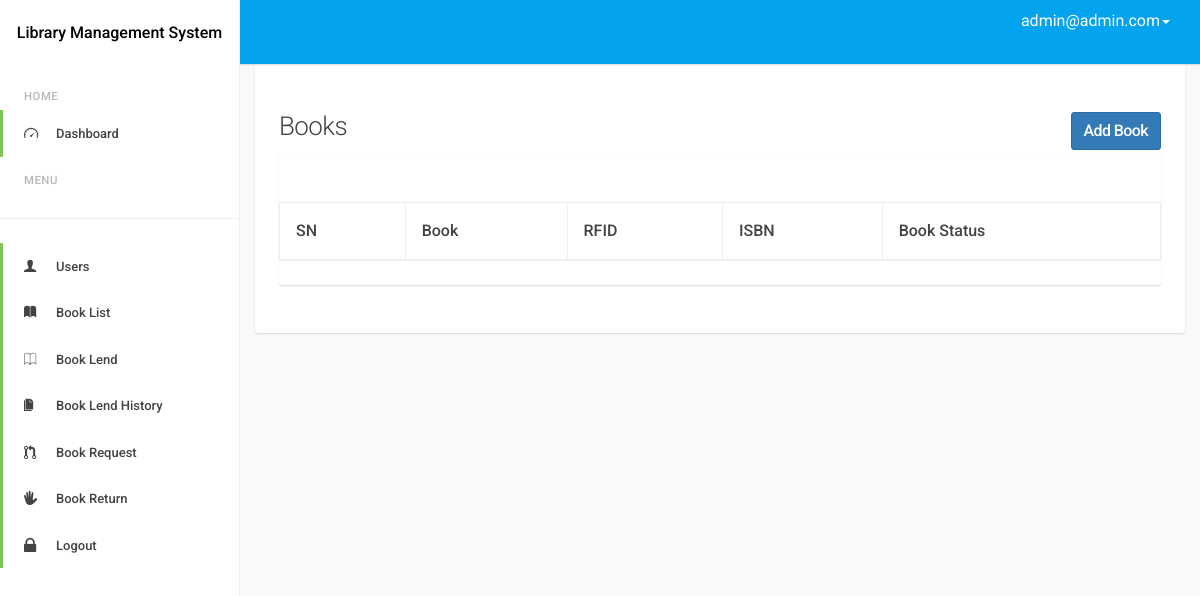
The app's page /admindash/book/copies/view/6 (signed in), older data.
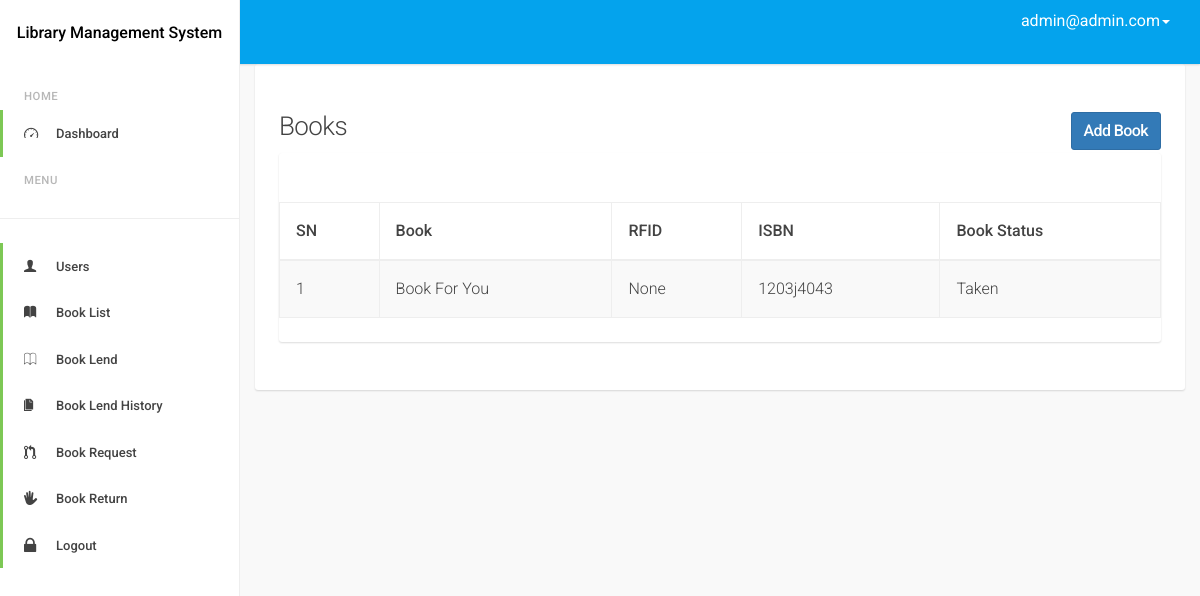
The same page, newer data.
### books/models.py (models this page shows, shortened)
class BookCopies(models.Model):
    book = models.ForeignKey(Book, on_delete=models.PROTECT)
    isbn = models.CharField(max_length=17, unique=True)
    rfid = models.CharField(max_length=20, unique=True, blank=True, null=True)
    is_book_lost = models.BooleanField(default=False)
    is_book_available = models.BooleanField(default=True)

class Book(models.Model):
    author = models.CharField(max_length=100)
    title = models.CharField(max_length=500)
    category = models.ForeignKey(BookCategory, on_delete=models.PROTECT)
    publication_name = models.CharField(max_length=300, blank=True, null=True)
    publication_date = models.DateField()
    def __str__(self):
        return self.title

### admin_dash/views.py (the view)
# urls.py: path('book/copies/view/<str:pk>', views.BookCopiesListView.as_view(), name='book_copies_list'),
@method_decorator(is_admin(), name='dispatch')
class BookCopiesListView(ListView):
    model = BookCopies
    template_name = 'admin_dash/books_copies_list_view.html'
    context_object_name = 'copies'
    def get_queryset(self):
        return BookCopies.objects.filter(book__pk=self.kwargs['pk'])
    def get_context_data(self, **kwargs):
        context = super().get_context_data(**kwargs)
        context['book_id'] = self.kwargs['pk']
        return context

### accounts/models.py (called while the page is built)
    def __str__(self):
        return self.email

### decorator.py (called while the page is built)
def is_admin():
    def decorator(view_function):
        def wrap(request, *args, **kwargs):
            if request.user.is_authenticated:
                if request.user.is_admin:
                    return view_function(request, *args, **kwargs)
                else:
                    raise PermissionDenied
            else:
                return redirect('accounts:login')
        return wrap
    return decorator

### admin_dash/templates/admin_dash/books_copies_list_view.html (shortened to what this page needs)
{% extends 'base.html' %}
{% load static %}
{% block body %}
    <div class="d-sm-flex align-items-center justify-content-between mb-4">
        <h1 class="h3 mb-0 text-gray-800">Books<a class="btn btn-primary" style="float: right"
                                             href="{% url 'admin_dash:book_copies_create' book_id %}">Add Book</a></h1>
    </div>
    <div class="row">
        <div class="col-lg-12">
            <div class="card mb-4">
                <div class="card-header py-3 d-flex flex-row align-items-center justify-content-between">
                </div>
                <div class="table-responsive p-3">
                    <table class="table table-bordered table-striped table-vcenter js-dataTable-full">
                        <thead class="thead-light">
                        <tr>
                            <th>SN</th>
                            <th>Book</th>
                            <th>RFID</th>
                            <th>ISBN</th>
                            <th >Book Status</th>
                        </tr>
                        </thead>
                        <tbody>
                        {% for copy in copies %}
                            <tr>
                                <td>{{ forloop.counter }}</td>
                                <td>{{ copy.book }}</td>
                                <td>{{ copy.rfid }}</td>
                                <td>{{ copy.isbn }}</td>
                                <td>{% if copy.is_book_available %}Taken{% else %}Available{% endif %}</td>
                            </tr>
                        {% endfor %}
                        </tbody>
                    </table>
                </div>
            </div>
        </div>
    </div>
{% endblock %}

Row changes from the older to the newer data that the page shows:
added BookCopies: book "Book For You", rfid "None", isbn "1203j4043", is_book_available "Taken"
